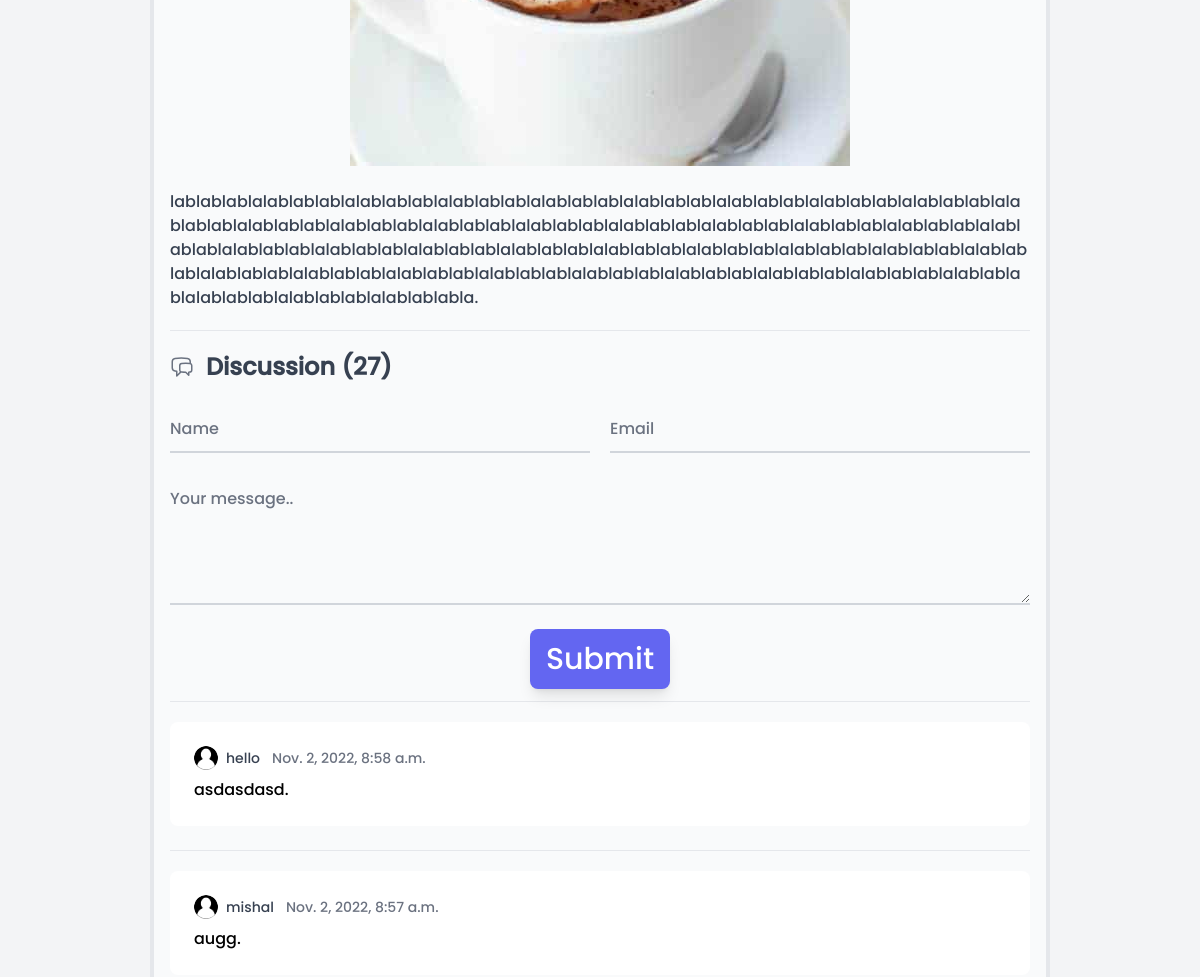
Page /projects/1 (middle part) on the earlier database version.
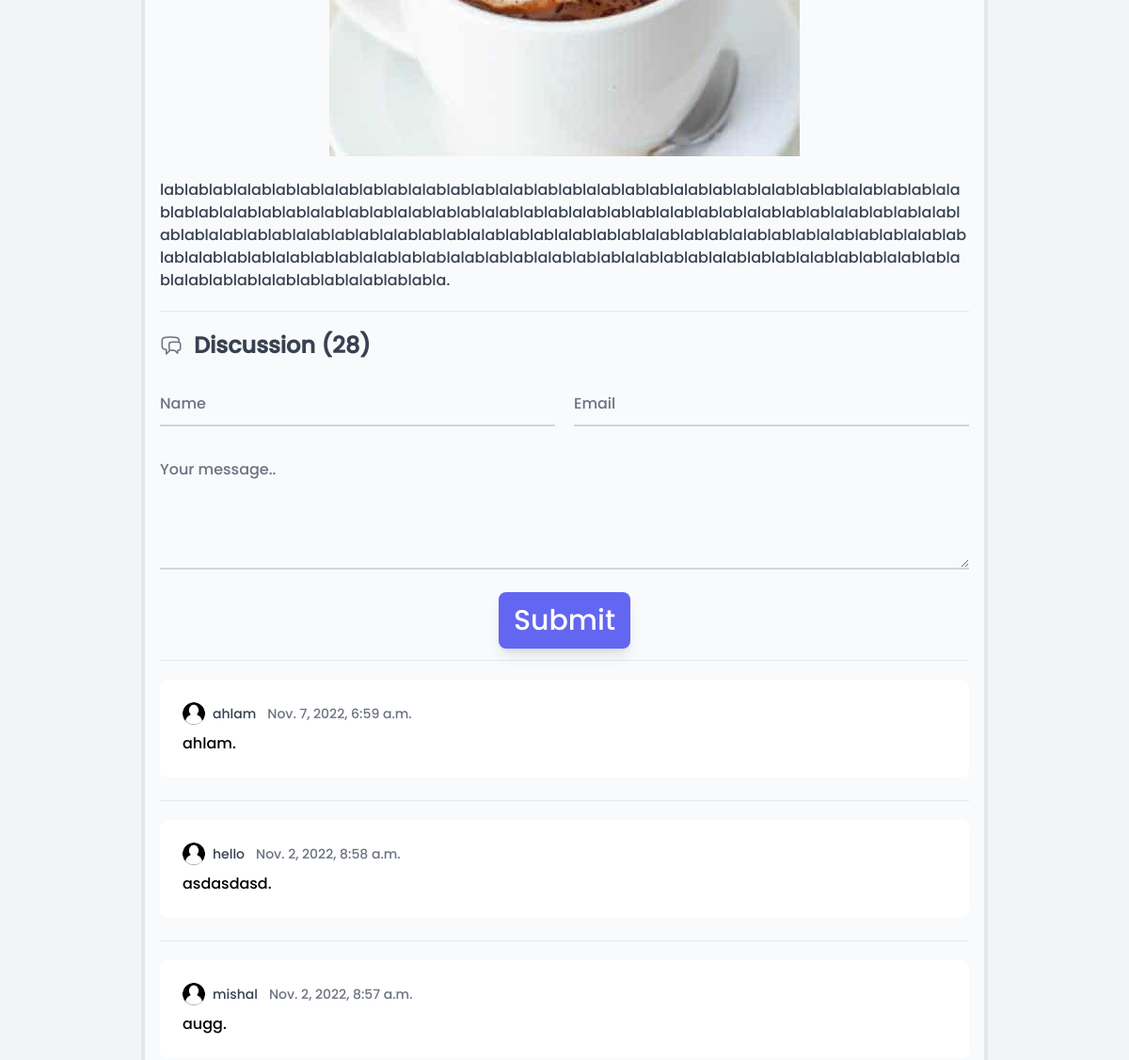
Same page on the later database version.
### tailwindapp/models.py (models this page shows, shortened)
class Project(models.Model):
    title = models.CharField(max_length=255, null=True)
    type = models.ManyToManyField(Category)
    image = models.ImageField(null = True,blank=True, upload_to="images/")
    body = RichTextField()
    author = models.ForeignKey(Info, on_delete=models.CASCADE)
    feature = models.ImageField(null = True,blank=True, upload_to="images/")
    released = models.DateTimeField(auto_now_add=True)
    class Meta:
        ordering = ['released']

class CommentProject(models.Model):
    post = models.ForeignKey(Project, related_name='comments', on_delete=models.CASCADE)
    name = models.CharField(max_length=255)
    email = models.EmailField()
    body = models.TextField()
    date_added = models.DateTimeField(auto_now_add = True)
    class Meta:
        ordering = ['-date_added']

### tailwindapp/views.py (the view)
# urls.py: path('projects/<str:pk>', views.getProjects, name='getProjects')
def getProjects(request, pk):
    project = Project.objects.get(id=pk)
    all_comments = CommentProject.objects.filter(
        post=project.pk,
    )
    if request.method == 'POST':
        form = CommentPForm(request.POST)
        if form.is_valid():
            html = render_to_string('tailwindapp/emails/emailtemplate.html',
            {'name': form.cleaned_data['name'],
            'email': form.cleaned_data['email'],
            'message': form.cleaned_data['body']
            })
            form = form.save(commit = False)
            form.post = project
            print("### ", form)
            form.save()
            send_mail('Subject',
            'message',
            'no-reply@mishalalfawaz.com',
            [form.email, 'mishalalfawaz@gmail.com'],
            html_message=html)
            return redirect('getProjects', pk = project.id)
    else:
        form = CommentPForm()
    context = {'project':project,'all_comments': all_comments,
    'form': form}
    return render(request, 'tailwindapp/projects.html', context)

### tailwindapp/templates/tailwindapp/projects.html (shortened to what this page needs)
{% extends 'base.html' %} {% block projects %}
{% load static %}
<div class="bg-gray-100">
<main class="pt-8 pb-16 lg:pt-16 lg:pb-24">
    <div class=" bg-gray-50 flex justify-between px-4 mx-auto w-11/12 lg:w-3/4 border-4 rounded-lg p-3">
        <article class=" p- mx-auto w-full format format-sm sm:format-base lg:format-lg format-blue ">
            <div  class="break-words text-gray-700">
                <figure class="flex justify-center"><img src="{{project.feature.url}}" alt="">
                </figure>
                <br>
            <p>{{project.body | safe}}.</p>
        </div>
        <hr class="my-5">
        <section class="not-format">
            <div class="flex items-center mb-6">
                <h2 class="text-lg lg:text-2xl font-bold text-gray-700   ">Discussion ({{project.comments.count}})</h2>
            </div>
            <form action="" method="post" class="flex flex-col gap-6 items-center justify-center">
                <div class="flex gap-x-5 w-full">
                    <div class="w-1/2">
                        {{form.name}}
                    </div>
                    <div class="w-1/2">
                        {{form.email}}
                    </div>
                </div>
                <div class="w-full">
                {{form.body}}
            </div>
                <input type="submit" value="Submit" class="shadow-lg hover:shadow-2xl bg-indigo-500 text-3xl hover:bg-indigo-600
                 text-white py-3 px-4 rounded-lg cursor-pointer transition-all">
            </form>
            <hr class="mt-3">
            {% for comment in all_comments %}
            <article class="p-6 mb-6 text-base bg-white rounded-lg mt-5 ">
                <footer class="flex justify-between items-center mb-2">
                    <div class="flex items-center">
                        <p class="inline-flex items-center mr-3 text-sm text-gray-700   "><img
                                class="mr-2 w-6 h-6 rounded-full"
                                src="{% static 'images/avatar.png' %}"
                                alt="Michael Gough">{{comment.name}}</p>
                        <p class="text-sm text-gray-500"><time pubdate datetime="2022-02-08"
                                title="February 8th, 2022">{{comment.date_added}}</time></p>
                    </div>
                </footer>
                <p class="">{{comment.body}}.</p>
            </article>
            <hr>
            {% endfor %}
        </section>
    </article>
    </div>
</main>
</div>
{% endblock projects %}

Differences in the rows shown:
computed for Project: comments.count "27" → "28"
added CommentProject: name "ahlam", date_added "Nov. 7, 2022, 6:59 a.m.", body "ahlam"
